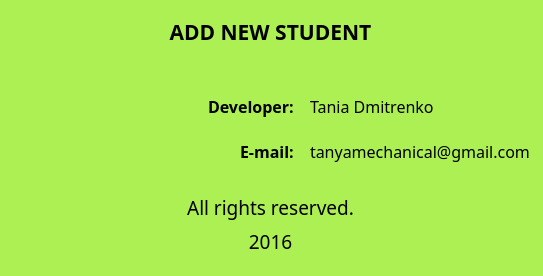
<?xml version="1.0" encoding="UTF-8"?>
<ui version="4.0">
 <class>AboutForm</class>
 <widget class="QDialog" name="AboutForm">
  <property name="geometry">
   <rect>
    <x>0</x>
    <y>0</y>
    <width>543</width>
    <height>276</height>
   </rect>
  </property>
  <property name="palette">
   <palette>
    <active>
     <colorrole role="Base">
      <brush brushstyle="SolidPattern">
       <color alpha="255">
        <red>255</red>
        <green>255</green>
        <blue>255</blue>
       </color>
      </brush>
     </colorrole>
     <colorrole role="Window">
      <brush brushstyle="SolidPattern">
       <color alpha="255">
        <red>172</red>
        <green>240</green>
        <blue>83</blue>
       </color>
      </brush>
     </colorrole>
    </active>
    <inactive>
     <colorrole role="Base">
      <brush brushstyle="SolidPattern">
       <color alpha="255">
        <red>255</red>
        <green>255</green>
        <blue>255</blue>
       </color>
      </brush>
     </colorrole>
     <colorrole role="Window">
      <brush brushstyle="SolidPattern">
       <color alpha="255">
        <red>172</red>
        <green>240</green>
        <blue>83</blue>
       </color>
      </brush>
     </colorrole>
    </inactive>
    <disabled>
     <colorrole role="Base">
      <brush brushstyle="SolidPattern">
       <color alpha="255">
        <red>172</red>
        <green>240</green>
        <blue>83</blue>
       </color>
      </brush>
     </colorrole>
     <colorrole role="Window">
      <brush brushstyle="SolidPattern">
       <color alpha="255">
        <red>172</red>
        <green>240</green>
        <blue>83</blue>
       </color>
      </brush>
     </colorrole>
    </disabled>
   </palette>
  </property>
  <property name="windowTitle">
   <string>Dialog</string>
  </property>
  <widget class="QLabel" name="label">
   <property name="geometry">
    <rect>
     <x>40</x>
     <y>70</y>
     <width>151</width>
     <height>121</height>
    </rect>
   </property>
   <property name="text">
    <string/>
   </property>
   <property name="pixmap">
    <pixmap resource="resuorce.qrc">:/icon.png</pixmap>
   </property>
   <property name="scaledContents">
    <bool>true</bool>
   </property>
  </widget>
  <widget class="QLabel" name="label_4">
   <property name="geometry">
    <rect>
     <x>10</x>
     <y>20</y>
     <width>521</width>
     <height>23</height>
    </rect>
   </property>
   <property name="font">
    <font>
     <family>Microsoft YaHei UI Light</family>
     <pointsize>16</pointsize>
     <weight>75</weight>
     <bold>true</bold>
    </font>
   </property>
   <property name="layoutDirection">
    <enum>Qt::LeftToRight</enum>
   </property>
   <property name="text">
    <string>ADD NEW STUDENT</string>
   </property>
   <property name="alignment">
    <set>Qt::AlignCenter</set>
   </property>
  </widget>
  <widget class="QLabel" name="label_5">
   <property name="geometry">
    <rect>
     <x>208</x>
     <y>95</y>
     <width>131</width>
     <height>23</height>
    </rect>
   </property>
   <property name="font">
    <font>
     <family>Microsoft YaHei UI Light</family>
     <pointsize>12</pointsize>
     <weight>75</weight>
     <bold>true</bold>
    </font>
   </property>
   <property name="layoutDirection">
    <enum>Qt::LeftToRight</enum>
   </property>
   <property name="text">
    <string>Developer:</string>
   </property>
   <property name="alignment">
    <set>Qt::AlignLeading|Qt::AlignLeft|Qt::AlignVCenter</set>
   </property>
  </widget>
  <widget class="QLabel" name="label_6">
   <property name="geometry">
    <rect>
     <x>240</x>
     <y>140</y>
     <width>131</width>
     <height>23</height>
    </rect>
   </property>
   <property name="font">
    <font>
     <family>Microsoft YaHei UI Light</family>
     <pointsize>12</pointsize>
     <weight>75</weight>
     <bold>true</bold>
    </font>
   </property>
   <property name="layoutDirection">
    <enum>Qt::LeftToRight</enum>
   </property>
   <property name="text">
    <string>E-mail:</string>
   </property>
   <property name="alignment">
    <set>Qt::AlignLeading|Qt::AlignLeft|Qt::AlignVCenter</set>
   </property>
  </widget>
  <widget class="QLabel" name="label_7">
   <property name="geometry">
    <rect>
     <x>310</x>
     <y>95</y>
     <width>131</width>
     <height>23</height>
    </rect>
   </property>
   <property name="font">
    <font>
     <family>Microsoft YaHei UI Light</family>
     <pointsize>12</pointsize>
     <weight>50</weight>
     <bold>false</bold>
    </font>
   </property>
   <property name="layoutDirection">
    <enum>Qt::LeftToRight</enum>
   </property>
   <property name="text">
    <string>Tania Dmitrenko</string>
   </property>
   <property name="alignment">
    <set>Qt::AlignLeading|Qt::AlignLeft|Qt::AlignVCenter</set>
   </property>
  </widget>
  <widget class="QLabel" name="label_8">
   <property name="geometry">
    <rect>
     <x>310</x>
     <y>140</y>
     <width>221</width>
     <height>23</height>
    </rect>
   </property>
   <property name="font">
    <font>
     <family>Microsoft YaHei UI Light</family>
     <pointsize>12</pointsize>
     <weight>50</weight>
     <bold>false</bold>
    </font>
   </property>
   <property name="layoutDirection">
    <enum>Qt::LeftToRight</enum>
   </property>
   <property name="text">
    <string>tanyamechanical@gmail.com</string>
   </property>
   <property name="alignment">
    <set>Qt::AlignLeading|Qt::AlignLeft|Qt::AlignVCenter</set>
   </property>
  </widget>
  <widget class="QLabel" name="label_9">
   <property name="geometry">
    <rect>
     <x>10</x>
     <y>192</y>
     <width>521</width>
     <height>31</height>
    </rect>
   </property>
   <property name="font">
    <font>
     <family>Microsoft YaHei UI Light</family>
     <pointsize>14</pointsize>
     <weight>50</weight>
     <bold>false</bold>
    </font>
   </property>
   <property name="layoutDirection">
    <enum>Qt::LeftToRight</enum>
   </property>
   <property name="text">
    <string>All rights reserved.</string>
   </property>
   <property name="alignment">
    <set>Qt::AlignCenter</set>
   </property>
  </widget>
  <widget class="QLabel" name="label_10">
   <property name="geometry">
    <rect>
     <x>10</x>
     <y>230</y>
     <width>521</width>
     <height>23</height>
    </rect>
   </property>
   <property name="font">
    <font>
     <family>Microsoft YaHei UI Light</family>
     <pointsize>14</pointsize>
     <weight>50</weight>
     <bold>false</bold>
    </font>
   </property>
   <property name="layoutDirection">
    <enum>Qt::LeftToRight</enum>
   </property>
   <property name="text">
    <string>2016</string>
   </property>
   <property name="alignment">
    <set>Qt::AlignCenter</set>
   </property>
  </widget>
 </widget>
 <resources>
  <include location="resuorce.qrc"/>
 </resources>
 <connections/>
</ui>
